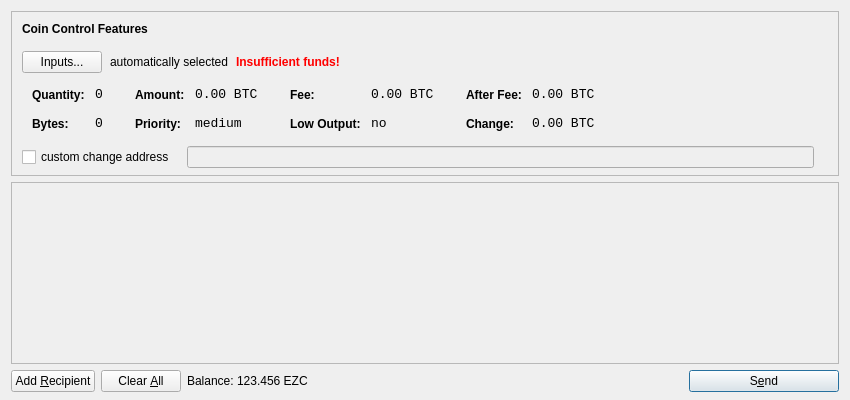
<?xml version="1.0" encoding="UTF-8"?>
<ui version="4.0">
 <class>SendCoinsDialog</class>
 <widget class="QDialog" name="SendCoinsDialog">
  <property name="geometry">
   <rect>
    <x>0</x>
    <y>0</y>
    <width>850</width>
    <height>400</height>
   </rect>
  </property>
  <property name="windowTitle">
   <string>Send Coins</string>
  </property>
  <layout class="QVBoxLayout" name="verticalLayout" stretch="0,1,0">
   <property name="bottomMargin">
    <number>8</number>
   </property>
   <item>
    <widget class="QFrame" name="frameCoinControl">
     <property name="sizePolicy">
      <sizepolicy hsizetype="Expanding" vsizetype="Expanding">
       <horstretch>0</horstretch>
       <verstretch>0</verstretch>
      </sizepolicy>
     </property>
     <property name="maximumSize">
      <size>
       <width>16777215</width>
       <height>16777215</height>
      </size>
     </property>
     <property name="frameShape">
      <enum>QFrame::StyledPanel</enum>
     </property>
     <property name="frameShadow">
      <enum>QFrame::Sunken</enum>
     </property>
     <layout class="QVBoxLayout" name="verticalLayoutCoinControl2">
      <property name="spacing">
       <number>-1</number>
      </property>
      <property name="leftMargin">
       <number>0</number>
      </property>
      <property name="topMargin">
       <number>0</number>
      </property>
      <property name="rightMargin">
       <number>0</number>
      </property>
      <property name="bottomMargin">
       <number>6</number>
      </property>
      <item>
       <layout class="QVBoxLayout" name="verticalLayoutCoinControl" stretch="0,0,0,0,1">
        <property name="spacing">
         <number>0</number>
        </property>
        <property name="leftMargin">
         <number>10</number>
        </property>
        <property name="topMargin">
         <number>10</number>
        </property>
        <item>
         <layout class="QHBoxLayout" name="horizontalLayoutCoinControl1">
          <property name="bottomMargin">
           <number>15</number>
          </property>
          <item>
           <widget class="QLabel" name="labelCoinControlFeatures">
            <property name="sizePolicy">
             <sizepolicy hsizetype="Preferred" vsizetype="Maximum">
              <horstretch>0</horstretch>
              <verstretch>0</verstretch>
             </sizepolicy>
            </property>
            <property name="font">
             <font>
              <weight>75</weight>
              <bold>true</bold>
             </font>
            </property>
            <property name="styleSheet">
             <string notr="true">font-weight:bold;</string>
            </property>
            <property name="text">
             <string>Coin Control Features</string>
            </property>
           </widget>
          </item>
         </layout>
        </item>
        <item>
         <layout class="QHBoxLayout" name="horizontalLayoutCoinControl2" stretch="0,0,0,0">
          <property name="spacing">
           <number>8</number>
          </property>
          <property name="bottomMargin">
           <number>10</number>
          </property>
          <item>
           <widget class="QPushButton" name="pushButtonCoinControl">
            <property name="styleSheet">
             <string notr="true"/>
            </property>
            <property name="text">
             <string>Inputs...</string>
            </property>
           </widget>
          </item>
          <item>
           <widget class="QLabel" name="labelCoinControlAutomaticallySelected">
            <property name="text">
             <string>automatically selected</string>
            </property>
            <property name="margin">
             <number>5</number>
            </property>
           </widget>
          </item>
          <item>
           <widget class="QLabel" name="labelCoinControlInsuffFunds">
            <property name="font">
             <font>
              <weight>75</weight>
              <bold>true</bold>
             </font>
            </property>
            <property name="styleSheet">
             <string notr="true">color:red;font-weight:bold;</string>
            </property>
            <property name="text">
             <string>Insufficient funds!</string>
            </property>
            <property name="margin">
             <number>5</number>
            </property>
           </widget>
          </item>
          <item>
           <spacer name="horizontalSpacerCoinControl">
            <property name="orientation">
             <enum>Qt::Horizontal</enum>
            </property>
            <property name="sizeHint" stdset="0">
             <size>
              <width>40</width>
              <height>1</height>
             </size>
            </property>
           </spacer>
          </item>
         </layout>
        </item>
        <item>
         <widget class="QWidget" name="widgetCoinControl" native="true">
          <property name="sizePolicy">
           <sizepolicy hsizetype="Preferred" vsizetype="Preferred">
            <horstretch>0</horstretch>
            <verstretch>0</verstretch>
           </sizepolicy>
          </property>
          <property name="minimumSize">
           <size>
            <width>0</width>
            <height>0</height>
           </size>
          </property>
          <property name="styleSheet">
           <string notr="true"/>
          </property>
          <layout class="QHBoxLayout" name="horizontalLayoutCoinControl5">
           <property name="margin">
            <number>0</number>
           </property>
           <item>
            <layout class="QHBoxLayout" name="horizontalLayoutCoinControl3" stretch="0,0,0,1">
             <property name="spacing">
              <number>20</number>
             </property>
             <property name="topMargin">
              <number>0</number>
             </property>
             <property name="bottomMargin">
              <number>10</number>
             </property>
             <item>
              <layout class="QFormLayout" name="formLayoutCoinControl1">
               <property name="horizontalSpacing">
                <number>10</number>
               </property>
               <property name="verticalSpacing">
                <number>14</number>
               </property>
               <property name="leftMargin">
                <number>10</number>
               </property>
               <property name="topMargin">
                <number>4</number>
               </property>
               <property name="rightMargin">
                <number>6</number>
               </property>
               <item row="0" column="0">
                <widget class="QLabel" name="labelCoinControlQuantityText">
                 <property name="styleSheet">
                  <string notr="true">font-weight:bold;</string>
                 </property>
                 <property name="text">
                  <string>Quantity:</string>
                 </property>
                 <property name="margin">
                  <number>0</number>
                 </property>
                </widget>
               </item>
               <item row="0" column="1">
                <widget class="QLabel" name="labelCoinControlQuantity">
                 <property name="font">
                  <font>
                   <family>Monospace</family>
                   <pointsize>10</pointsize>
                  </font>
                 </property>
                 <property name="cursor">
                  <cursorShape>IBeamCursor</cursorShape>
                 </property>
                 <property name="contextMenuPolicy">
                  <enum>Qt::ActionsContextMenu</enum>
                 </property>
                 <property name="text">
                  <string notr="true">0</string>
                 </property>
                 <property name="margin">
                  <number>0</number>
                 </property>
                 <property name="textInteractionFlags">
                  <set>Qt::LinksAccessibleByMouse|Qt::TextSelectableByKeyboard|Qt::TextSelectableByMouse</set>
                 </property>
                </widget>
               </item>
               <item row="1" column="0">
                <widget class="QLabel" name="labelCoinControlBytesText">
                 <property name="styleSheet">
                  <string notr="true">font-weight:bold;</string>
                 </property>
                 <property name="text">
                  <string>Bytes:</string>
                 </property>
                </widget>
               </item>
               <item row="1" column="1">
                <widget class="QLabel" name="labelCoinControlBytes">
                 <property name="font">
                  <font>
                   <family>Monospace</family>
                   <pointsize>10</pointsize>
                  </font>
                 </property>
                 <property name="cursor">
                  <cursorShape>IBeamCursor</cursorShape>
                 </property>
                 <property name="contextMenuPolicy">
                  <enum>Qt::ActionsContextMenu</enum>
                 </property>
                 <property name="text">
                  <string notr="true">0</string>
                 </property>
                 <property name="textInteractionFlags">
                  <set>Qt::LinksAccessibleByMouse|Qt::TextSelectableByKeyboard|Qt::TextSelectableByMouse</set>
                 </property>
                </widget>
               </item>
              </layout>
             </item>
             <item>
              <layout class="QFormLayout" name="formLayoutCoinControl2">
               <property name="horizontalSpacing">
                <number>10</number>
               </property>
               <property name="verticalSpacing">
                <number>14</number>
               </property>
               <property name="leftMargin">
                <number>6</number>
               </property>
               <property name="topMargin">
                <number>4</number>
               </property>
               <property name="rightMargin">
                <number>6</number>
               </property>
               <item row="0" column="0">
                <widget class="QLabel" name="labelCoinControlAmountText">
                 <property name="styleSheet">
                  <string notr="true">font-weight:bold;</string>
                 </property>
                 <property name="text">
                  <string>Amount:</string>
                 </property>
                 <property name="margin">
                  <number>0</number>
                 </property>
                </widget>
               </item>
               <item row="0" column="1">
                <widget class="QLabel" name="labelCoinControlAmount">
                 <property name="font">
                  <font>
                   <family>Monospace</family>
                   <pointsize>10</pointsize>
                  </font>
                 </property>
                 <property name="cursor">
                  <cursorShape>IBeamCursor</cursorShape>
                 </property>
                 <property name="contextMenuPolicy">
                  <enum>Qt::ActionsContextMenu</enum>
                 </property>
                 <property name="text">
                  <string notr="true">0.00 BTC</string>
                 </property>
                 <property name="textInteractionFlags">
                  <set>Qt::LinksAccessibleByMouse|Qt::TextSelectableByKeyboard|Qt::TextSelectableByMouse</set>
                 </property>
                </widget>
               </item>
               <item row="1" column="0">
                <widget class="QLabel" name="labelCoinControlPriorityText">
                 <property name="styleSheet">
                  <string notr="true">font-weight:bold;</string>
                 </property>
                 <property name="text">
                  <string>Priority:</string>
                 </property>
                </widget>
               </item>
               <item row="1" column="1">
                <widget class="QLabel" name="labelCoinControlPriority">
                 <property name="font">
                  <font>
                   <family>Monospace</family>
                   <pointsize>10</pointsize>
                  </font>
                 </property>
                 <property name="cursor">
                  <cursorShape>IBeamCursor</cursorShape>
                 </property>
                 <property name="contextMenuPolicy">
                  <enum>Qt::ActionsContextMenu</enum>
                 </property>
                 <property name="text">
                  <string>medium</string>
                 </property>
                 <property name="textInteractionFlags">
                  <set>Qt::LinksAccessibleByMouse|Qt::TextSelectableByKeyboard|Qt::TextSelectableByMouse</set>
                 </property>
                </widget>
               </item>
              </layout>
             </item>
             <item>
              <layout class="QFormLayout" name="formLayoutCoinControl3">
               <property name="horizontalSpacing">
                <number>10</number>
               </property>
               <property name="verticalSpacing">
                <number>14</number>
               </property>
               <property name="leftMargin">
                <number>6</number>
               </property>
               <property name="topMargin">
                <number>4</number>
               </property>
               <property name="rightMargin">
                <number>6</number>
               </property>
               <item row="0" column="0">
                <widget class="QLabel" name="labelCoinControlFeeText">
                 <property name="styleSheet">
                  <string notr="true">font-weight:bold;</string>
                 </property>
                 <property name="text">
                  <string>Fee:</string>
                 </property>
                 <property name="margin">
                  <number>0</number>
                 </property>
                </widget>
               </item>
               <item row="0" column="1">
                <widget class="QLabel" name="labelCoinControlFee">
                 <property name="font">
                  <font>
                   <family>Monospace</family>
                   <pointsize>10</pointsize>
                  </font>
                 </property>
                 <property name="cursor">
                  <cursorShape>IBeamCursor</cursorShape>
                 </property>
                 <property name="contextMenuPolicy">
                  <enum>Qt::ActionsContextMenu</enum>
                 </property>
                 <property name="text">
                  <string notr="true">0.00 BTC</string>
                 </property>
                 <property name="textInteractionFlags">
                  <set>Qt::LinksAccessibleByMouse|Qt::TextSelectableByKeyboard|Qt::TextSelectableByMouse</set>
                 </property>
                </widget>
               </item>
               <item row="1" column="0">
                <widget class="QLabel" name="labelCoinControlLowOutputText">
                 <property name="styleSheet">
                  <string notr="true">font-weight:bold;</string>
                 </property>
                 <property name="text">
                  <string>Low Output:</string>
                 </property>
                </widget>
               </item>
               <item row="1" column="1">
                <widget class="QLabel" name="labelCoinControlLowOutput">
                 <property name="font">
                  <font>
                   <family>Monospace</family>
                   <pointsize>10</pointsize>
                  </font>
                 </property>
                 <property name="cursor">
                  <cursorShape>IBeamCursor</cursorShape>
                 </property>
                 <property name="contextMenuPolicy">
                  <enum>Qt::ActionsContextMenu</enum>
                 </property>
                 <property name="text">
                  <string>no</string>
                 </property>
                 <property name="textInteractionFlags">
                  <set>Qt::LinksAccessibleByMouse|Qt::TextSelectableByKeyboard|Qt::TextSelectableByMouse</set>
                 </property>
                </widget>
               </item>
              </layout>
             </item>
             <item>
              <layout class="QFormLayout" name="formLayoutCoinControl4">
               <property name="horizontalSpacing">
                <number>10</number>
               </property>
               <property name="verticalSpacing">
                <number>14</number>
               </property>
               <property name="leftMargin">
                <number>6</number>
               </property>
               <property name="topMargin">
                <number>4</number>
               </property>
               <property name="rightMargin">
                <number>6</number>
               </property>
               <item row="0" column="0">
                <widget class="QLabel" name="labelCoinControlAfterFeeText">
                 <property name="styleSheet">
                  <string notr="true">font-weight:bold;</string>
                 </property>
                 <property name="text">
                  <string>After Fee:</string>
                 </property>
                 <property name="margin">
                  <number>0</number>
                 </property>
                </widget>
               </item>
               <item row="0" column="1">
                <widget class="QLabel" name="labelCoinControlAfterFee">
                 <property name="font">
                  <font>
                   <family>Monospace</family>
                   <pointsize>10</pointsize>
                  </font>
                 </property>
                 <property name="cursor">
                  <cursorShape>IBeamCursor</cursorShape>
                 </property>
                 <property name="contextMenuPolicy">
                  <enum>Qt::ActionsContextMenu</enum>
                 </property>
                 <property name="text">
                  <string notr="true">0.00 BTC</string>
                 </property>
                 <property name="textInteractionFlags">
                  <set>Qt::LinksAccessibleByMouse|Qt::TextSelectableByKeyboard|Qt::TextSelectableByMouse</set>
                 </property>
                </widget>
               </item>
               <item row="1" column="0">
                <widget class="QLabel" name="labelCoinControlChangeText">
                 <property name="styleSheet">
                  <string notr="true">font-weight:bold;</string>
                 </property>
                 <property name="text">
                  <string>Change:</string>
                 </property>
                </widget>
               </item>
               <item row="1" column="1">
                <widget class="QLabel" name="labelCoinControlChange">
                 <property name="font">
                  <font>
                   <family>Monospace</family>
                   <pointsize>10</pointsize>
                  </font>
                 </property>
                 <property name="cursor">
                  <cursorShape>IBeamCursor</cursorShape>
                 </property>
                 <property name="contextMenuPolicy">
                  <enum>Qt::ActionsContextMenu</enum>
                 </property>
                 <property name="text">
                  <string notr="true">0.00 BTC</string>
                 </property>
                 <property name="textInteractionFlags">
                  <set>Qt::LinksAccessibleByMouse|Qt::TextSelectableByKeyboard|Qt::TextSelectableByMouse</set>
                 </property>
                </widget>
               </item>
              </layout>
             </item>
            </layout>
           </item>
          </layout>
         </widget>
        </item>
        <item>
         <layout class="QHBoxLayout" name="horizontalLayoutCoinControl4" stretch="0,0,0">
          <property name="spacing">
           <number>12</number>
          </property>
          <property name="sizeConstraint">
           <enum>QLayout::SetDefaultConstraint</enum>
          </property>
          <property name="topMargin">
           <number>5</number>
          </property>
          <property name="rightMargin">
           <number>5</number>
          </property>
          <item>
           <widget class="QCheckBox" name="checkBoxCoinControlChange">
            <property name="text">
             <string>custom change address</string>
            </property>
           </widget>
          </item>
          <item>
           <widget class="QLineEdit" name="lineEditCoinControlChange">
            <property name="enabled">
             <bool>false</bool>
            </property>
            <property name="sizePolicy">
             <sizepolicy hsizetype="Expanding" vsizetype="Fixed">
              <horstretch>0</horstretch>
              <verstretch>0</verstretch>
             </sizepolicy>
            </property>
           </widget>
          </item>
          <item>
           <widget class="QLabel" name="labelCoinControlChangeLabel">
            <property name="sizePolicy">
             <sizepolicy hsizetype="Preferred" vsizetype="Expanding">
              <horstretch>0</horstretch>
              <verstretch>0</verstretch>
             </sizepolicy>
            </property>
            <property name="minimumSize">
             <size>
              <width>0</width>
              <height>0</height>
             </size>
            </property>
            <property name="text">
             <string/>
            </property>
            <property name="margin">
             <number>3</number>
            </property>
           </widget>
          </item>
         </layout>
        </item>
        <item>
         <spacer name="verticalSpacerCoinControl">
          <property name="orientation">
           <enum>Qt::Vertical</enum>
          </property>
          <property name="sizeHint" stdset="0">
           <size>
            <width>800</width>
            <height>1</height>
           </size>
          </property>
         </spacer>
        </item>
       </layout>
      </item>
     </layout>
    </widget>
   </item>
   <item>
    <widget class="QScrollArea" name="scrollArea">
     <property name="widgetResizable">
      <bool>true</bool>
     </property>
     <widget class="QWidget" name="scrollAreaWidgetContents">
      <property name="geometry">
       <rect>
        <x>0</x>
        <y>0</y>
        <width>830</width>
        <height>165</height>
       </rect>
      </property>
      <layout class="QVBoxLayout" name="verticalLayout_2">
       <property name="margin">
        <number>0</number>
       </property>
       <item>
        <layout class="QVBoxLayout" name="entries">
         <property name="spacing">
          <number>6</number>
         </property>
        </layout>
       </item>
       <item>
        <spacer name="verticalSpacer">
         <property name="orientation">
          <enum>Qt::Vertical</enum>
         </property>
         <property name="sizeHint" stdset="0">
          <size>
           <width>20</width>
           <height>40</height>
          </size>
         </property>
        </spacer>
       </item>
      </layout>
     </widget>
    </widget>
   </item>
   <item>
    <layout class="QHBoxLayout" name="horizontalLayout">
     <item>
      <widget class="QPushButton" name="addButton">
       <property name="toolTip">
        <string>Send to multiple recipients at once</string>
       </property>
       <property name="text">
        <string>Add &amp;Recipient</string>
       </property>
       <property name="icon">
        <iconset resource="../bitcoin.qrc">
         <normaloff>:/icons/add</normaloff>:/icons/add</iconset>
       </property>
       <property name="autoDefault">
        <bool>false</bool>
       </property>
      </widget>
     </item>
     <item>
      <widget class="QPushButton" name="clearButton">
       <property name="sizePolicy">
        <sizepolicy hsizetype="Minimum" vsizetype="Fixed">
         <horstretch>0</horstretch>
         <verstretch>0</verstretch>
        </sizepolicy>
       </property>
       <property name="toolTip">
        <string>Remove all transaction fields</string>
       </property>
       <property name="text">
        <string>Clear &amp;All</string>
       </property>
       <property name="icon">
        <iconset resource="../bitcoin.qrc">
         <normaloff>:/icons/remove</normaloff>:/icons/remove</iconset>
       </property>
       <property name="autoRepeatDelay">
        <number>300</number>
       </property>
       <property name="autoDefault">
        <bool>false</bool>
       </property>
      </widget>
     </item>
     <item>
      <layout class="QHBoxLayout" name="horizontalLayout_2">
       <property name="spacing">
        <number>3</number>
       </property>
       <item>
        <widget class="QLabel" name="label">
         <property name="text">
          <string>Balance:</string>
         </property>
        </widget>
       </item>
       <item>
        <widget class="QLabel" name="labelBalance">
         <property name="cursor">
          <cursorShape>IBeamCursor</cursorShape>
         </property>
         <property name="text">
          <string>123.456 EZC</string>
         </property>
         <property name="textInteractionFlags">
          <set>Qt::LinksAccessibleByMouse|Qt::TextSelectableByKeyboard|Qt::TextSelectableByMouse</set>
         </property>
        </widget>
       </item>
      </layout>
     </item>
     <item>
      <spacer name="horizontalSpacer">
       <property name="orientation">
        <enum>Qt::Horizontal</enum>
       </property>
       <property name="sizeHint" stdset="0">
        <size>
         <width>40</width>
         <height>20</height>
        </size>
       </property>
      </spacer>
     </item>
     <item>
      <widget class="QPushButton" name="sendButton">
       <property name="minimumSize">
        <size>
         <width>150</width>
         <height>0</height>
        </size>
       </property>
       <property name="toolTip">
        <string>Confirm the send action</string>
       </property>
       <property name="text">
        <string>S&amp;end</string>
       </property>
       <property name="icon">
        <iconset resource="../bitcoin.qrc">
         <normaloff>:/icons/send</normaloff>:/icons/send</iconset>
       </property>
       <property name="default">
        <bool>true</bool>
       </property>
      </widget>
     </item>
    </layout>
   </item>
  </layout>
 </widget>
 <resources>
  <include location="../bitcoin.qrc"/>
 </resources>
 <connections/>
</ui>
